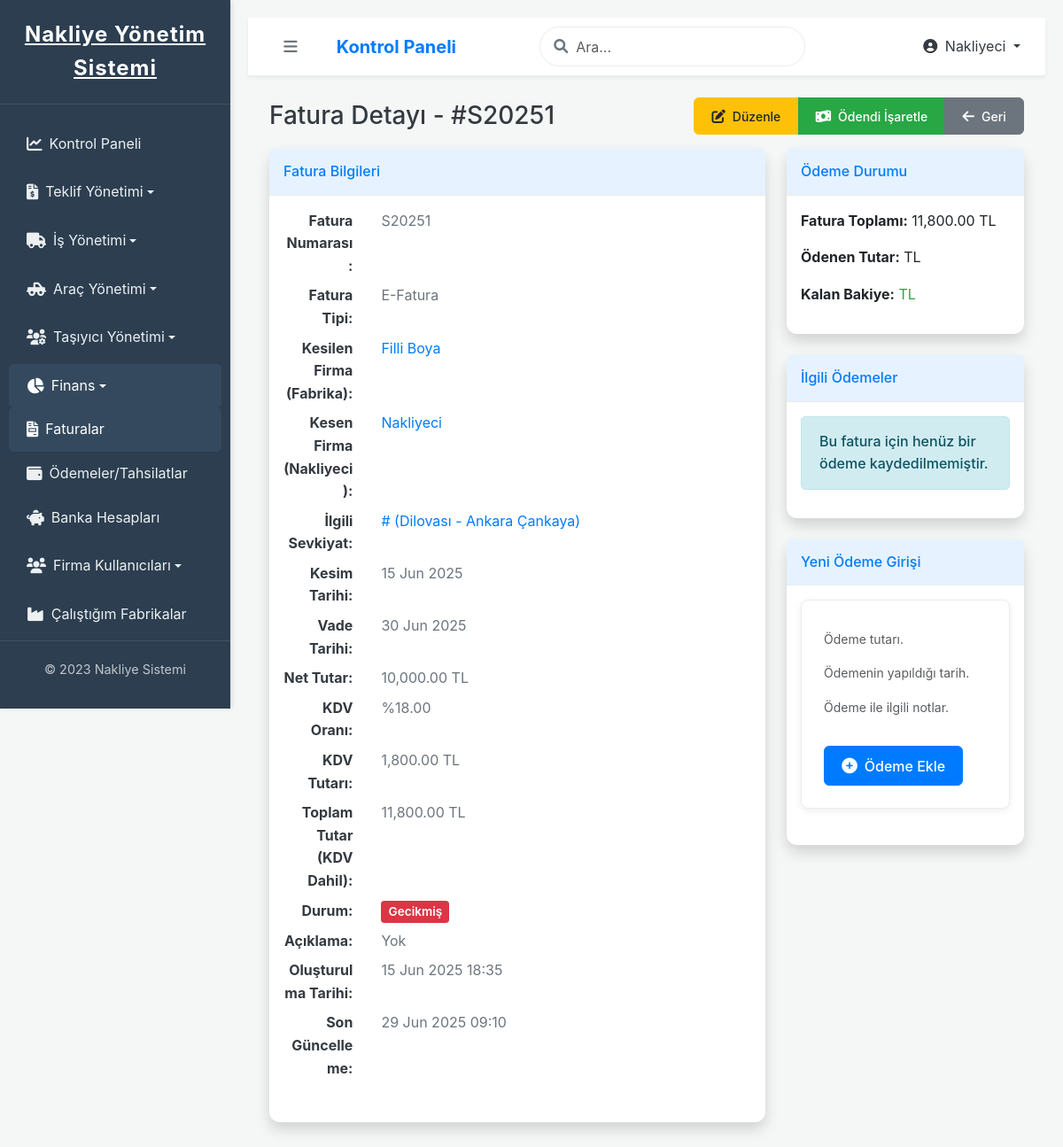
Before: /nakliyeci/faturalar/1/detay/ (signed in) with the older database file.
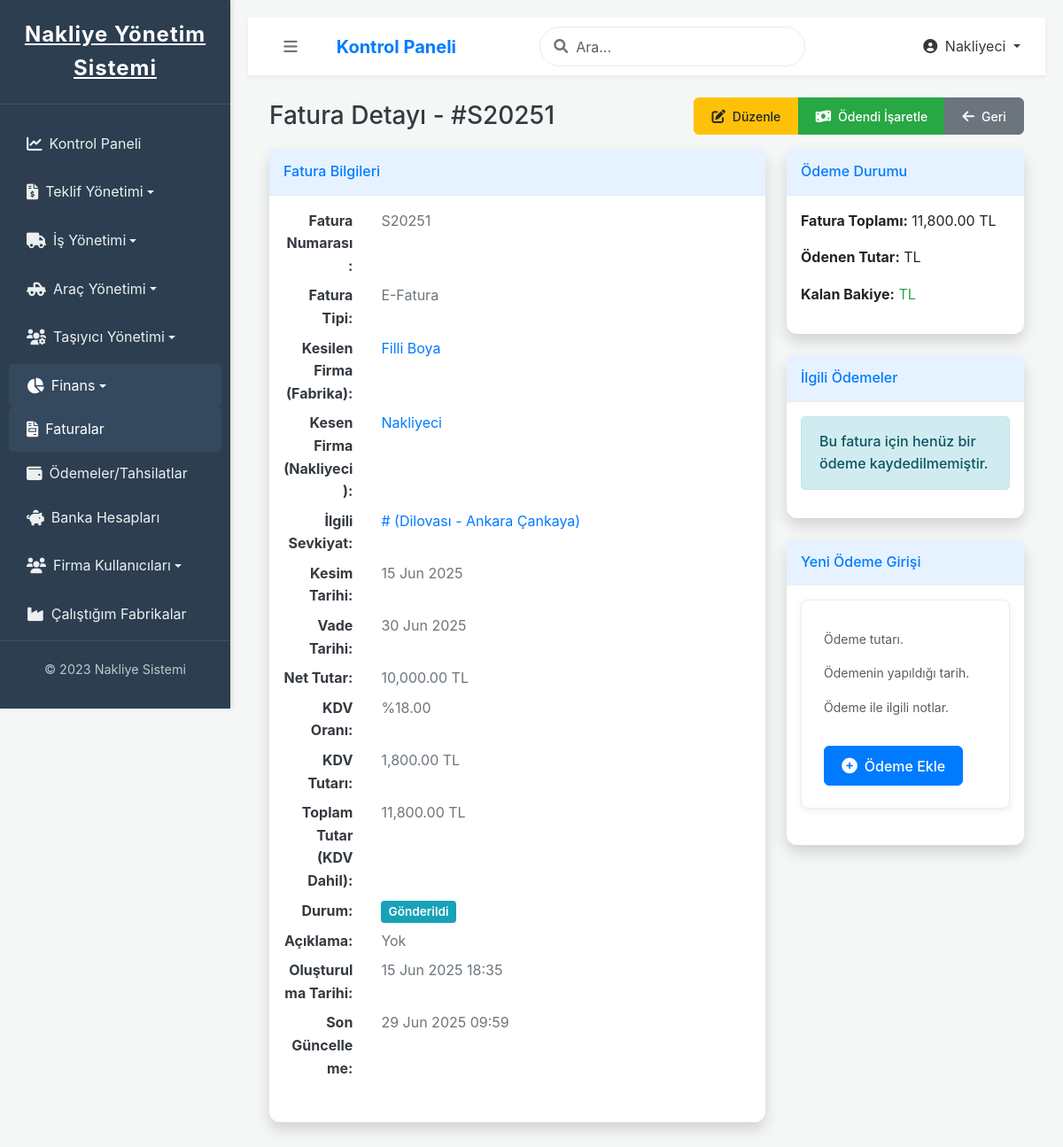
After: the same page with the newer database file.
### ana_uygulama/models.py (models this page shows, shortened)
class Invoice(models.Model):
    TYPE_CHOICES = [
        ('E_FATURA', 'E-Fatura'),
        ('E_ARSIV', 'E-Arşiv Faturası'),
    ]
    STATUS_CHOICES = [
        ('DRAFT', 'Taslak'),
        ('SENT', 'Gönderildi'),
        ('PAID', 'Ödendi'),
        ('PARTIALLY_PAID', 'Kısmen Ödendi'),
        ('OVERDUE', 'Gecikmiş'),
        ('VOID', 'İptal Edildi'),
    ]
    billed_to_factory = models.ForeignKey(
        'Company',
        on_delete=models.PROTECT,
        limit_choices_to={'company_type': 'FABRIKA'},
        related_name='invoices_to_factory',
        verbose_name="Faturalanan Fabrika"
    )
    issued_by_shipper = models.ForeignKey(
        'Company',
        on_delete=models.PROTECT,
        limit_choices_to={'company_type': 'NAKLIYECI'},
        related_name='invoices_from_shipper',
        verbose_name="Faturayı Kesen Nakliyeci"
    )
    shipment = models.ForeignKey(
        'Shipment',
        on_delete=models.SET_NULL, # Fatura silinse bile Shipment objesi silinmez, sadece bu ilişki NULL olur.
        null=True, blank=True,
        verbose_name="İlişkili Sevkiyat"
    )
    created_by = models.ForeignKey(
        settings.AUTH_USER_MODEL,
        on_delete=models.SET_NULL,
        null=True, blank=True,
        verbose_name="Oluşturan Kullanıcı"
    )
    invoice_number = models.CharField(max_length=50, unique=True, verbose_name="Fatura Numarası")
    invoice_type = models.CharField(max_length=10, choices=TYPE_CHOICES, verbose_name="Fatura Tipi")
    issue_date = models.DateField(default=timezone.now, verbose_name="Düzenlenme Tarihi")
    due_date = models.DateField(verbose_name="Vade Tarihi")
    amount = models.DecimalField(max_digits=10, decimal_places=2, verbose_name="Net Tutar (KDV Hariç)", default=Decimal('0.00'))
    vat_rate = models.DecimalField(
        max_digits=5,
        decimal_places=2,
        default=Decimal('0.00'),
        verbose_name="KDV Oranı (%)",
        help_text="Faturaya uygulanacak KDV oranı (örneğin %18 için 18.00 girin)"
    )
    total_vat_amount = models.DecimalField(
        max_digits=10, decimal_places=2,
        default=Decimal('0.00'),
        verbose_name="Toplam KDV Tutarı",
        blank=True, null=True
    )
    total_amount = models.DecimalField(
        max_digits=10, decimal_places=2,
        default=Decimal('0.00'),
        verbose_name="Toplam Tutar (KDV Dahil)",
        blank=True, null=True
    )
    status = models.CharField(max_length=20, choices=STATUS_CHOICES, default='DRAFT', verbose_name="Durum")
    created_at = models.DateTimeField(auto_now_add=True, verbose_name="Oluşturulma Tarihi")
    updated_at = models.DateTimeField(auto_now=True, verbose_name="Son Güncelleme Tarihi")
    class Meta:
        verbose_name = "Fatura"
        verbose_name_plural = "Faturalar"
        ordering = ['-issue_date', '-created_at']
    def get_status_display(self):
        return dict(self.STATUS_CHOICES).get(self.status, self.status)
    def get_invoice_type_display(self):
        return dict(self.TYPE_CHOICES).get(self.invoice_type, self.invoice_type)

class Company(models.Model):
    COMPANY_TYPE_CHOICES = [
        ('FABRIKA', 'Fabrika'),
        ('NAKLIYECI', 'Nakliyeci'),
    ]
    name = models.CharField(max_length=255, verbose_name="Firma Adı")
    company_type = models.CharField(max_length=10, choices=COMPANY_TYPE_CHOICES, verbose_name="Firma Tipi")
    address = models.TextField(blank=True, null=True, verbose_name="Adres")
    phone = models.CharField(max_length=20, blank=True, null=True, verbose_name="Telefon")
    email = models.EmailField(blank=True, null=True, verbose_name="E-posta")
    tax_id_number = models.CharField(max_length=20, blank=True, null=True, verbose_name="Vergi Numarası")
    is_active = models.BooleanField(default=True, verbose_name="Aktif mi?")
    created_at = models.DateTimeField(auto_now_add=True)
    updated_at = models.DateTimeField(auto_now=True)
    class Meta:
        verbose_name = "Firma"
        verbose_name_plural = "Firmalar"
        ordering = ['name']

class Shipment(models.Model):
    STATUS_CHOICES = [
        ('PENDING_ASSIGNMENT', 'Atama Bekliyor'), # Tekliften sonra veya manuel oluşturulduğunda ilk durum
        ('ASSIGNED', 'Taşıyıcıya Atandı'),
        ('IN_TRANSIT', 'Yolda'),
        ('DELIVERED', 'Teslim Edildi'),
        ('BILLED', 'Faturalandırıldı'), # Fatura kesildiğinde
        ('COMPLETED', 'Tamamlandı'), # Hem teslim edildi hem de tüm süreç bitti (fatura vs.)
        ('CANCELLED', 'İptal Edildi'),
    ]
    quote_request = models.OneToOneField(
        QuoteRequest,
        on_delete=models.SET_NULL,
        null=True, blank=True,
        verbose_name="İlişkili Fiyat Teklifi",
        related_name='shipment' # Tekliften sevkiyata doğru ters ilişki için
    )
    factory = models.ForeignKey(
        Company,
        on_delete=models.PROTECT, # Fabrika silinirse sevkiyatları koru
        limit_choices_to={'company_type': 'FABRIKA'},
        related_name='shipments_as_customer_factory',
        verbose_name="Müşteri Fabrika"
    )
    shipper_company = models.ForeignKey(
        Company,
        on_delete=models.PROTECT, # Nakliyeci silinirse sevkiyatları koru
        limit_choices_to={'company_type': 'NAKLIYECI'},
        related_name='shipments_managed_by_shipper',
        verbose_name="Nakliyeci Firma"
    )
    origin = models.CharField(max_length=255, verbose_name="Yükleme Yeri")
    destination = models.CharField(max_length=255, verbose_name="Teslimat Yeri")
    load_description = models.TextField(verbose_name="Yük Açıklaması")
    pickup_date = models.DateField(verbose_name="Yükleme Tarihi")
    delivery_date = models.DateField(null=True, blank=True, verbose_name="Teslim Tarihi")
    assigned_vehicle = models.ForeignKey(
        Vehicle,
        on_delete=models.SET_NULL,
        null=True, blank=True,
        verbose_name="Atanan Araç",
        related_name='assigned_shipments' # Aracın atandığı sevkiyatları izlemek için
    )
    price_for_factory = models.DecimalField(max_digits=10, decimal_places=2, verbose_name="Fabrikaya Kesilecek Fiyat (TL)")
    cost_for_shipper = models.DecimalField(max_digits=10, decimal_places=2, null=True, blank=True, verbose_name="Nakliyeciye Maliyet (Taşıyıcıya Ödenen) (TL)")
    status = models.CharField(max_length=20, choices=STATUS_CHOICES, default='PENDING_ASSIGNMENT', verbose_name="Durum")
    created_by_user = models.ForeignKey(
        CustomUser,
        on_delete=models.SET_NULL,
        null=True, blank=True,
        related_name='shipments_created',
        verbose_name="Oluşturan Nakliyeci Kullanıcı"
    )
    created_at = models.DateTimeField(auto_now_add=True, verbose_name="Oluşturulma Tarihi")
    updated_at = models.DateTimeField(auto_now=True, verbose_name="Son Güncelleme Tarihi")
    class Meta:
        verbose_name = "İş / Sevkiyat"
        verbose_name_plural = "İşler / Sevkiyatlar"
        ordering = ['-created_at']

### ana_uygulama/views.py (the view)
# urls.py: path('nakliyeci/faturalar/<int:pk>/detay/', views.invoice_detail_nakliyeci_view, name='invoice_detail_nakliyeci_view'),
@login_required
def invoice_detail_nakliyeci_view(request, pk):
    invoice = get_object_or_404(Invoice, pk=pk)
    if invoice.issued_by_shipper != request.user.company and not request.user.is_superuser:
        messages.error(request, "Bu faturayı görüntüleme izniniz yok.")
        return redirect('ana_uygulama:invoice_list_nakliyeci')
    context = {
        'invoice': invoice,
        'page_title': f'{invoice.invoice_number} Detay',
        'calculated_vat_amount': invoice.total_vat_amount if invoice.total_vat_amount is not None else Decimal('0.00'),
        'calculated_total_amount': invoice.total_amount if invoice.total_amount is not None else Decimal('0.00'),
    }
    return render(request, 'ana_uygulama/nakliyeci/invoice_detail.html', context)

### ana_uygulama/templates/ana_uygulama/nakliyeci/invoice_detail.html (shortened to what the changed rows need)
{% extends "base.html" %}
{% load static %}
{% load humanize %}
{% block content %}
<div class="container-fluid">
    <div class="d-flex justify-content-between align-items-center mb-3">
        <h1 class="h3 mb-0 text-gray-800">Fatura Detayı - #{{ invoice.invoice_number }}</h1>
        <div class="btn-group" role="group" aria-label="Invoice Operations">
            {% if invoice.status != 'PAID' and invoice.status != 'VOID' %}
            <a href="{% url 'ana_uygulama:invoice_update_view' invoice.id %}" class="btn btn-warning btn-sm">
            </a>
            {% endif %}
            {% if invoice.status != 'PAID' and invoice.status != 'VOID' %}
            <a href="{% url 'ana_uygulama:invoice_mark_as_paid_nakliyeci_view' invoice.id %}" class="btn btn-success btn-sm">
            </a>
            {% endif %}
            <a href="{% url 'ana_uygulama:invoice_list_nakliyeci_view' %}" class="btn btn-secondary btn-sm">
            </a>
        </div>
    </div>
    <div class="row">
        <div class="col-lg-8">
            <div class="card shadow mb-4">
                <div class="card-body">
                    <dl class="row">
                        <dt class="col-sm-4">Fatura Numarası:</dt>
                        <dd class="col-sm-8">{{ invoice.invoice_number }}</dd>
                        <dt class="col-sm-4">Fatura Tipi:</dt>
                        <dd class="col-sm-8">{{ invoice.get_invoice_type_display }}</dd>
                        <dt class="col-sm-4">Kesilen Firma (Fabrika):</dt>
                        <dd class="col-sm-8">
                            {% if invoice.billed_to_factory %}
                                <a href="{% url 'ana_uygulama:company_detail_view' invoice.billed_to_factory.pk %}" class="text-primary text-decoration-none">
                                    {{ invoice.billed_to_factory.name }}
                                </a>
                            {% else %}
                                Belirtilmemiş
                            {% endif %}
                        </dd>
                        <dt class="col-sm-4">Kesen Firma (Nakliyeci):</dt>
                        <dd class="col-sm-8">
                            {% if invoice.issued_by_shipper %}
                                <a href="{% url 'ana_uygulama:company_detail_view' invoice.issued_by_shipper.pk %}" class="text-primary text-decoration-none">
                                    {{ invoice.issued_by_shipper.name }}
                                </a>
                            {% else %}
                                Belirtilmemiş
                            {% endif %}
                        </dd>
                        <dt class="col-sm-4">İlgili Sevkiyat:</dt>
                        <dd class="col-sm-8">
                            {% if invoice.shipment %}
                                <a href="{% url 'ana_uygulama:shipment_detail_nakliyeci_view' invoice.shipment.id %}" class="text-primary text-decoration-none">
                                    #{{ invoice.shipment.tracking_number }} ({{ invoice.shipment.origin }} - {{ invoice.shipment.destination }})
                                </a>
                            {% else %}
                                Yok
                            {% endif %}
                        </dd>
                        <dt class="col-sm-4">Kesim Tarihi:</dt>
                        <dd class="col-sm-8">{{ invoice.issue_date|date:"d M Y" }}</dd>
                        <dt class="col-sm-4">Vade Tarihi:</dt>
                        <dd class="col-sm-8">{{ invoice.due_date|date:"d M Y" }}</dd>
                        <dt class="col-sm-4">Net Tutar:</dt>
                        <dd class="col-sm-8">{{ invoice.amount|intcomma }} TL</dd>
                        <dt class="col-sm-4">KDV Oranı:</dt>
                        <dd class="col-sm-8">{% if invoice.vat_rate %}%{{ invoice.vat_rate|floatformat:2 }}{% else %}Belirtilmemiş{% endif %}</dd>
                        <dt class="col-sm-4">KDV Tutarı:</dt>
                        <dd class="col-sm-8">{{ calculated_vat_amount|intcomma }} TL</dd>
                        <dt class="col-sm-4">Toplam Tutar (KDV Dahil):</dt>
                        <dd class="col-sm-8">{{ calculated_total_amount|intcomma }} TL</dd>
                        <dt class="col-sm-4">Durum:</dt>
                        <dd class="col-sm-8">
                            <span class="badge {% if invoice.status == 'SENT' %}bg-info{% elif invoice.status == 'PAID' %}bg-success{% elif invoice.status == 'PARTIALLY_PAID' %}bg-warning{% elif invoice.status == 'OVERDUE' %}bg-danger{% elif invoice.status == 'VOID' %}bg-secondary{% else %}bg-secondary{% endif %}">
                                {{ invoice.get_status_display }}
                            </span>
                        </dd>
                        <dt class="col-sm-4">Açıklama:</dt>
                        <dd class="col-sm-8">{% if invoice.description %}{{ invoice.description }}{% else %}Yok{% endif %}</dd>
                        <dt class="col-sm-4">Oluşturulma Tarihi:</dt>
                        <dd class="col-sm-8">{{ invoice.created_at|date:"d M Y H:i" }}</dd>
                        <dt class="col-sm-4">Son Güncelleme:</dt>
                        <dd class="col-sm-8">{{ invoice.updated_at|date:"d M Y H:i" }}</dd>
                    </dl>
                </div>
            </div>
        </div>
        <div class="col-lg-4">
            <div class="card shadow mb-4">
                <div class="card-body">
                    <p><strong>Fatura Toplamı:</strong> {{ invoice.total_amount|intcomma }} TL</p>
                    <p><strong>Ödenen Tutar:</strong> {{ total_paid|intcomma }} TL</p>
                    <p><strong>Kalan Bakiye:</strong>
                        {% if remaining_balance|floatformat:2 > 0.00 %}
                            <span class="text-danger">{{ remaining_balance|intcomma }} TL</span>
                        {% else %}
                            <span class="text-success">{{ remaining_balance|intcomma }} TL</span>
                        {% endif %}
                    </p>
                </div>
            </div>
        </div>
    </div>
</div>
{% endblock content %}

Changed rows visible on the page:
changed Invoice "E-Fatura": status "Gecikmiş" → "Gönderildi"; updated_at "29 Jun 2025 09:10" → "29 Jun 2025 09:59"
